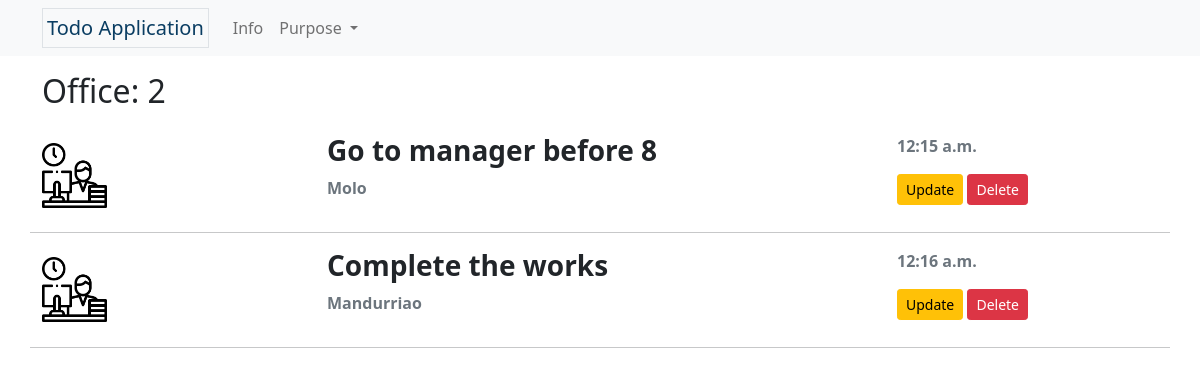
Before: /office_info with the older database file.
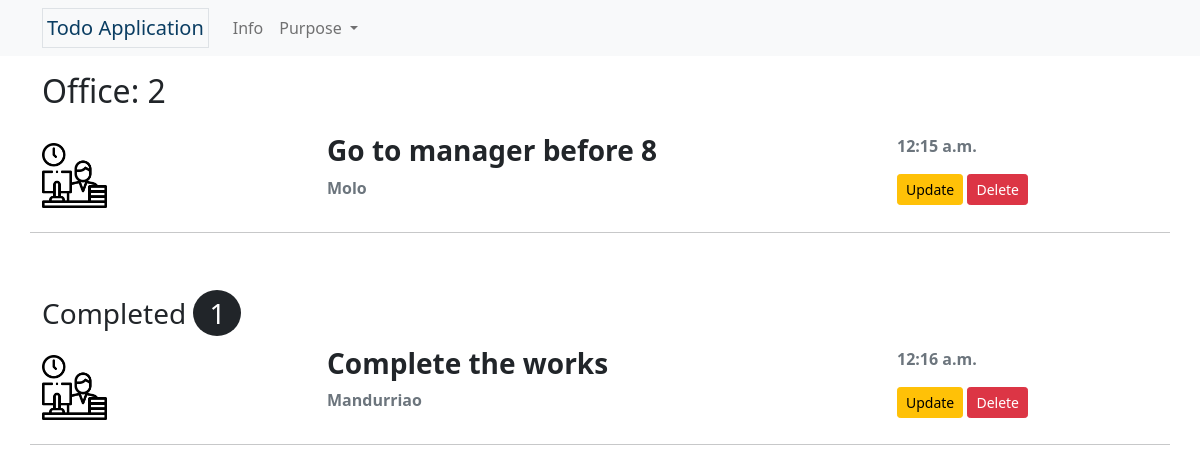
After: the same page with the newer database file.
### lists/models.py (models this page shows, shortened)
class Tasks(models.Model):
     PURPOSE = (
          ('Personal','Personal'),
          ('Fitness','Fitness'),
          ('School', 'School'),
          ('Business','Business'),
          ('Office','Office'),
     )
     PLACE = (
          ('City Proper', 'City Proper'),
          ('Jaro', 'Jaro'),
          ('La Paz', 'La Paz'),
          ('Lapuz', 'Lapuz'),
          ('Mandurriao', 'Mandurriao'),
          ('Molo', 'Molo'),
          ('Villa Arevalo', 'Villa Arevalo'),
          ('Lapuz', 'Lapuz'),
     )
     purpose = models.CharField(max_length=8, choices=PURPOSE, default='Personal')
     title = models.CharField(max_length=50, unique=True)
     completed = models.BooleanField(default=False)
     slug = models.SlugField(max_length=50, unique=True, blank=True)
     place = models.CharField(max_length=16, choices=PLACE, default='City Proper')
     note = models.TextField(max_length=100, blank=True)
     date_created = models.DateTimeField(default=datetime.now, blank=True)

### lists/views.py (the view)
# urls.py: path('office_info', views.office, name='office-info'),
def office(request):
    office_items = Tasks.objects.filter(purpose='Office').all()
    office_count = Tasks.objects.filter(purpose='Office').count()
    completed_count = Tasks.objects.filter(purpose='Office').filter(completed=True).count()
    completed = Tasks.objects.filter(purpose='Office').filter(completed=True).all().order_by('id')
    context = {'office_items': office_items, 'office_count': office_count, 'completed_count': completed_count, 'completed': completed}
    return render(request, 'lists/office.html', context)

### lists/templates/lists/office.html
{% extends 'partials/base.html' %}
{% load static %}
{% load tz %}
{% block content %}
<div class="container">
    <h2 class="mb-4">Office: {{ office_count }}</h2>
    {% for task in office_items %}
        {% if task.completed == False %}
            {% include 'partials/row_item.html' %}
        {% endif %}
    {% endfor %}
    {% if completed_count > 0 %}
        <h3 class="mt-5 mb-3">Completed <span class="px-3 py-1 rounded-circle bg-dark text-white">{{ completed_count }}</span></h3>
        {% for task in completed %}
            {% include 'partials/row_item.html' %}
        {% endfor %}
    {% endif %}
</div>
{% endblock content %}

### lists/templates/partials/row_item.html (shortened to what this page needs)
{% load static %}
{% load tz %}
<div class="row">
    <div class="col-3 d-flex align-items-center">
        {% if task.purpose == 'School' %}
            <img src="{% static 'lists/img/school.png' %}" alt="School icon" class="w-25">
        {% elif task.purpose == 'Fitness' %}
            <img src="{% static 'lists/img/fitness.png' %}" alt="Fitness icon" class="w-25">
        {% elif task.purpose == 'Business' %}
            <img src="{% static 'lists/img/stats.png' %}" alt="Business icon" class="w-25">
        {% elif task.purpose == 'Office' %}
            <img src="{% static 'lists/img/work.png' %}" alt="Office icon" class="w-25">
        {% else %}
            <img src="{% static 'lists/img/user.png' %}" alt="Personal icon" class="w-25">
        {% endif %}
    </div>
    <div class="col-6 my-auto">
        <h3 class="fw-bold">{{ task.title|truncatechars:30 }}</h3>
        <p class="text-muted fw-bold">{{ task.place }}</p>
    </div>
    <div class="col-3">
            <p class="text-muted fw-bold">{{ task.date_created|date:'g:i a' }}</p>
            <a href="{% url 'update-task' task.slug %}?next={{ request.path|urlencode }}" class="btn btn-warning btn-sm">Update</a>
            <a href="{% url 'delete-task' task.slug %}?next={{ request.path|urlencode }}" class="btn btn-danger btn-sm">Delete</a>
    </div>
    <hr class="mt-3">
</div>

Changed rows visible on the page:
changed Tasks "Complete the works": moves from the list under "Office: 2" to the list under "Completed 1"
Other visible differences:
{{ completed_count }}: (not shown) → "1"
text now shown: "Completed"
